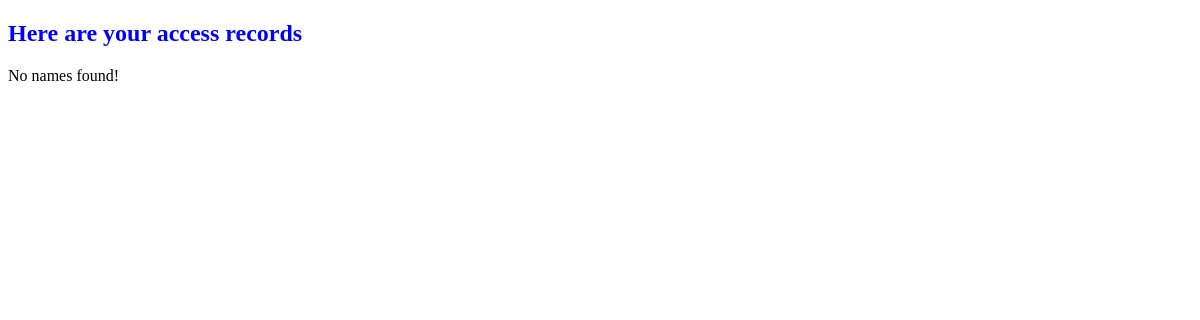
The app's page /users/, older data.
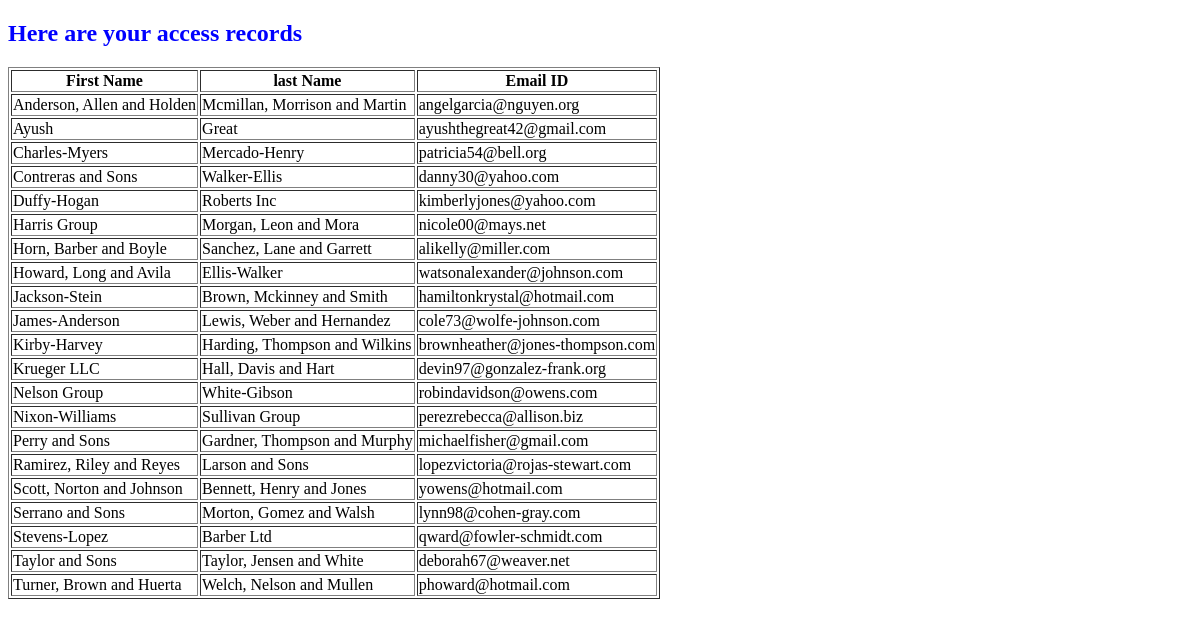
The same page, newer data.
### webapp/models.py (models this page shows, shortened)
class User(models.Model):
    first_name = models.CharField(max_length=64)
    last_name = models.CharField(max_length=64)
    email = models.EmailField()

### webapp/views.py (the view)
# urls.py: url(r'^users/', views.users, name='users')
def users(request):
    first_names = User.objects.order_by('first_name')
    name_dict = {'names': first_names}
    return render(request, 'webapp/users.html', context=name_dict)

### templates/webapp/users.html
<!DOCTYPE html>
{% load static %}
<link rel="stylesheet" href="{% static "css/styles.css" %}">
<h2>Here are your access records</h2>
<div class="showusers">
  {% if names %}
  <table border="1px soild black">
    <thead>
      <th>First Name</th>
      <th>last Name</th>
      <th>Email ID</th>
    </thead>
    {% for name in names %}
    <tr>
      <td>{{ name.first_name }}</td>
      <td>{{ name.last_name }}</td>
      <td>{{ name.email }}</td>
    </tr>
    {% endfor %}
  </table>
  {% else %}
  <p>No names found!</p>
  {% endif %}
</div>

### static/css/styles.css (style rules this page uses)
h2 { color: blue; }

Row changes from the older to the newer data that the page shows:
added User: first_name "Anderson, Allen and Holden", last_name "Mcmillan, Morrison and Martin", email "angelgarcia@nguyen.org"
added User: first_name "Ayush", last_name "Great", email "ayushthegreat42@gmail.com"
added User: first_name "Charles-Myers", last_name "Mercado-Henry", email "patricia54@bell.org"
added User: first_name "Contreras and Sons", last_name "Walker-Ellis", email "danny30@yahoo.com"
added User: first_name "Duffy-Hogan", last_name "Roberts Inc", email "kimberlyjones@yahoo.com"
added User: first_name "Harris Group", last_name "Morgan, Leon and Mora", email "nicole00@mays.net"
added User: first_name "Horn, Barber and Boyle", last_name "Sanchez, Lane and Garrett", email "alikelly@miller.com"
added User: first_name "Howard, Long and Avila", last_name "Ellis-Walker", email "watsonalexander@johnson.com"
added User: first_name "Jackson-Stein", last_name "Brown, Mckinney and Smith", email "hamiltonkrystal@hotmail.com"
added User: first_name "James-Anderson", last_name "Lewis, Weber and Hernandez", email "cole73@wolfe-johnson.com"
added User: first_name "Kirby-Harvey", last_name "Harding, Thompson and Wilkins", email "brownheather@jones-thompson.com"
added User: first_name "Krueger LLC", last_name "Hall, Davis and Hart", email "devin97@gonzalez-frank.org"
added User: first_name "Nelson Group", last_name "White-Gibson", email "robindavidson@owens.com"
added User: first_name "Nixon-Williams", last_name "Sullivan Group", email "perezrebecca@allison.biz"
added User: first_name "Perry and Sons", last_name "Gardner, Thompson and Murphy", email "michaelfisher@gmail.com"
added User: first_name "Ramirez, Riley and Reyes", last_name "Larson and Sons", email "lopezvictoria@rojas-stewart.com"
added User: first_name "Scott, Norton and Johnson", last_name "Bennett, Henry and Jones", email "yowens@hotmail.com"
added User: first_name "Serrano and Sons", last_name "Morton, Gomez and Walsh", email "lynn98@cohen-gray.com"
added User: first_name "Stevens-Lopez", last_name "Barber Ltd", email "qward@fowler-schmidt.com"
added User: first_name "Taylor and Sons", last_name "Taylor, Jensen and White", email "deborah67@weaver.net"
added User: first_name "Turner, Brown and Huerta", last_name "Welch, Nelson and Mullen", email "phoward@hotmail.com"
Text that changed along with them:
text no longer shown: "No names found!"
text now shown: "First Name last Name Email ID"
